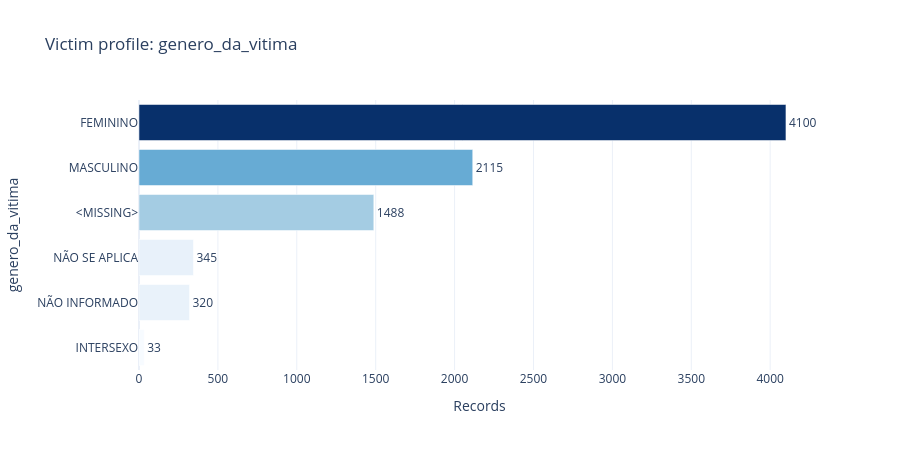

Here is the notebook cell this chart was saved with:
### Markdown cell above
## 4.9 Victim profile

Victim fields can be missing because information was unknown, not collected, inapplicable, or because the row does not represent a unique victim. Results should be reported with both total and valid denominators.

### Code cell
VICTIM_VARIABLES = [
    "genero_da_vitima", "orientacao_sexual_da_vitima", "faixa_etaria_da_vitima_recodificada",
    "nacionalidade_da_vitima_nome", "deficiencia_da_vitima", "doenca_rara_da_vitima",
    "vitima_preso_a", "profissao_da_vitima", "grau_de_instrucao_da_vitima",
    "religiao_da_vitima", "raca_cor_da_vitima", "etnia_da_vitima",
    "faixa_de_renda_da_vitima"
]
victim_tables = {}
for column in [c for c in VICTIM_VARIABLES if c in df_analysis.columns]:
    fig, table = plot_frequency(
        df_analysis, column,
        title=f"Victim profile: {column}", top_n=TOP_N,
        include_missing=INCLUDE_MISSING_IN_CHARTS
    )
    fig.show()
    save_figure(fig, f"victim_{column}.html")
    table.to_csv(TABLE_DIR / f"frequency_{column}.csv", index=False, encoding="utf-8-sig")
    victim_tables[column] = table

### Figure 1 — Plotly figure (JSON) as saved in the notebook; plotly's stock layout.template omitted (floating-point values rounded to 4 significant figures)
{"data": [{"cliponaxis": false, "customdata": [[0.39, 0.48], [3.81, 4.63], [4.11, 4.99], [17.71, null], [25.18, 30.59], [48.8, 59.31]], "hovertemplate": "Records=%{marker.color}<br>genero_da_vitima=%{y}<br>percent_total=%{customdata[0]}<br>percent_valid=%{customdata[1]}<extra></extra>", "legendgroup": "", "marker": {"color": [33, 320, 345, 1488, 2115, 4100], "coloraxis": "coloraxis", "pattern": {"shape": ""}}, "name": "", "orientation": "h", "showlegend": false, "text": [33.0, 320.0, 345.0, 1488.0, 2115.0, 4100.0], "textposition": "outside", "type": "bar", "x": [33, 320, 345, 1488, 2115, 4100], "xaxis": "x", "y": ["INTERSEXO", "NÃO INFORMADO", "NÃO SE APLICA", "<MISSING>", "MASCULINO", "FEMININO"], "yaxis": "y"}], "layout": {"barmode": "relative", "coloraxis": {"autocolorscale": false, "colorbar": {"title": {"text": "Records"}}, "colorscale": [[0, "rgb(247,251,255)"], [0.125, "rgb(222,235,247)"], [0.25, "rgb(198,219,239)"], [0.375, "rgb(158,202,225)"], [0.5, "rgb(107,174,214)"], [0.625, "rgb(66,146,198)"], [0.75, "rgb(33,113,181)"], [0.875, "rgb(8,81,156)"], [1, "rgb(8,48,107)"]], "showscale": false}, "height": 450, "legend": {"tracegroupgap": 0}, "title": {"text": "Victim profile: genero_da_vitima"}, "xaxis": {"anchor": "y", "domain": [0, 1], "title": {"text": "Records"}}, "yaxis": {"anchor": "x", "domain": [0, 1], "title": {"text": "genero_da_vitima"}}}}
